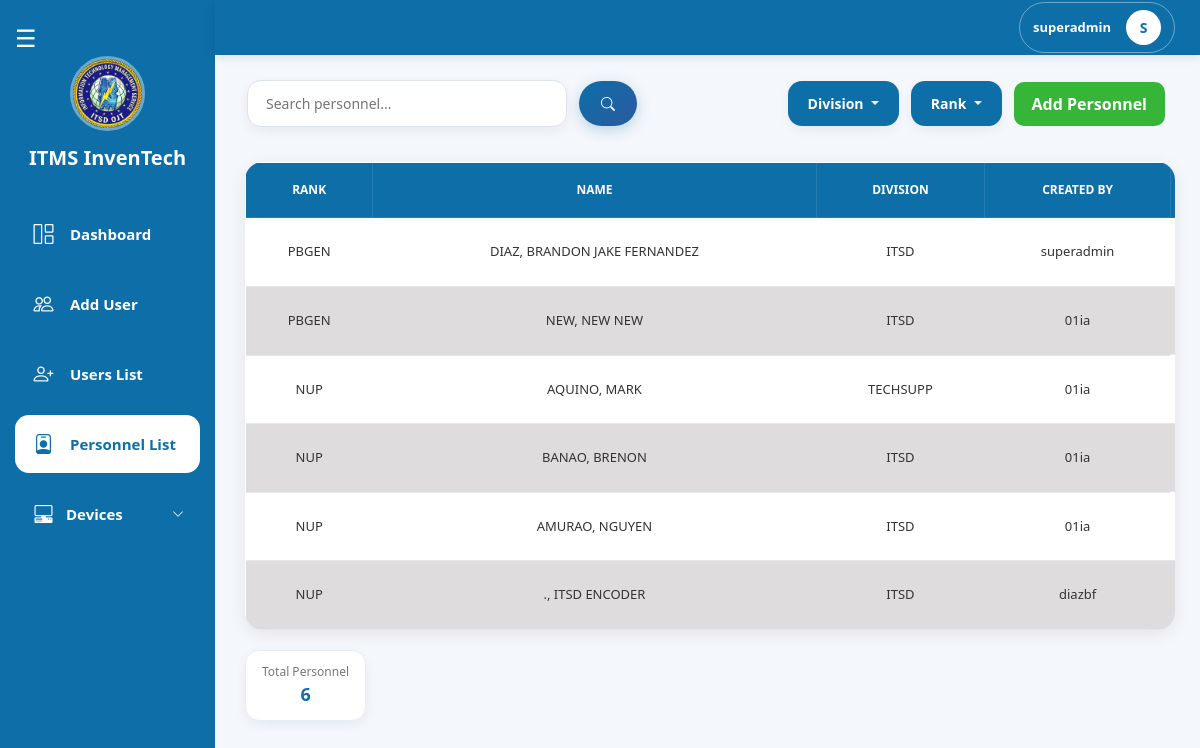
The page /pages/superadmin/personnel_list.php (signed in) on the database as committed earlier.
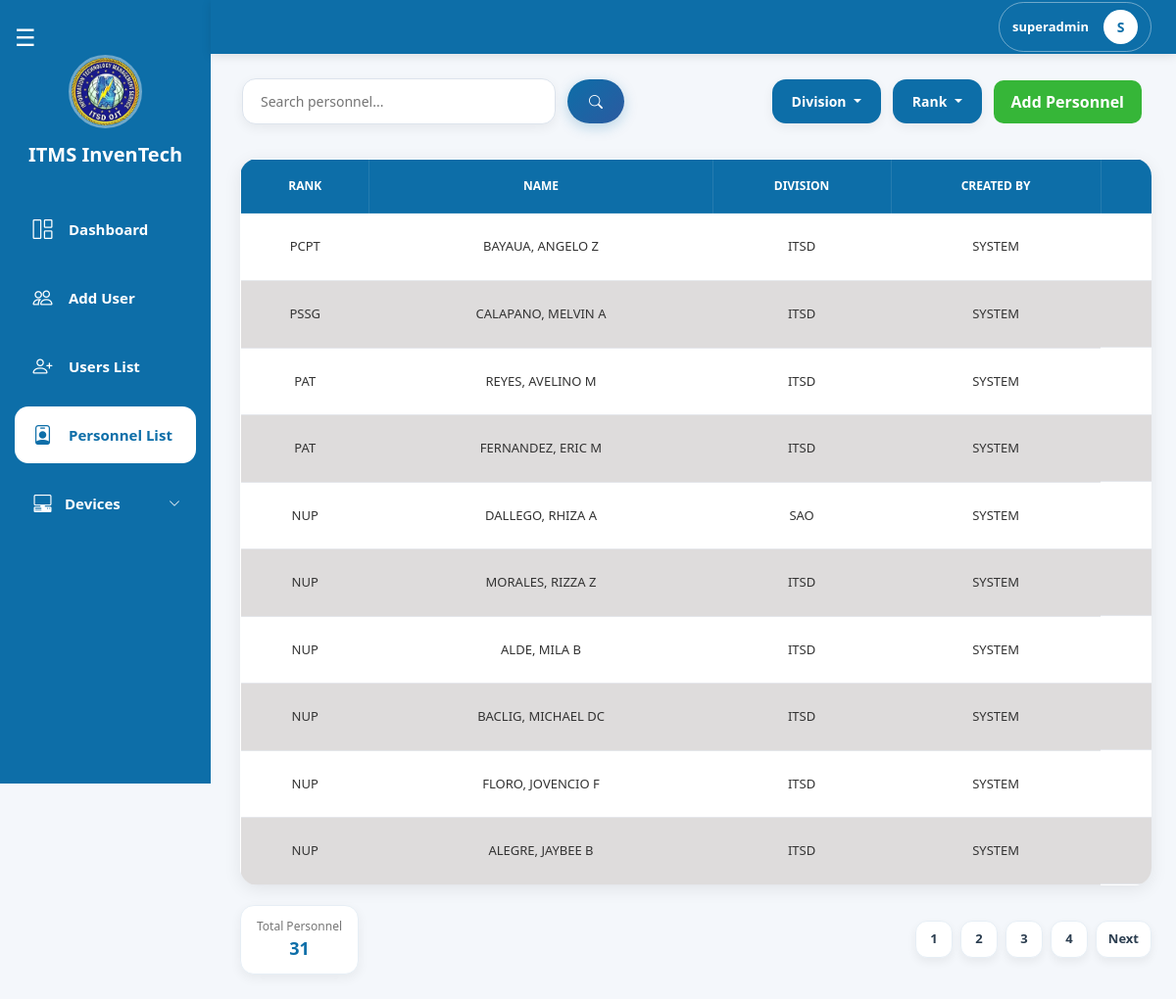
The same page on the database as committed later.
### tables this page shows
CREATE TABLE `personnels` (
  `id` int(11) NOT NULL,
  `division_id` int(11) NOT NULL,
  `rank_id` int(11) NOT NULL,
  `first_name` varchar(255) NOT NULL,
  `middle_name` varchar(255) DEFAULT NULL,
  `last_name` varchar(255) NOT NULL,
  `created_by` int(11) NOT NULL,
  `is_active` tinyint(1) NOT NULL DEFAULT 1
);

CREATE TABLE `ranks` (
  `id` int(11) NOT NULL,
  `rank` varchar(255) NOT NULL,
  `sort_order` int(11) DEFAULT 999
);

CREATE TABLE `divisions` (
  `id` int(11) NOT NULL,
  `division` varchar(100) NOT NULL
);

CREATE TABLE `users` (
  `id` int(11) NOT NULL,
  `role_id` int(11) NOT NULL,
  `division_id` int(11) NOT NULL,
  `email` varchar(255) NOT NULL,
  `password` varchar(255) NOT NULL,
  `rank_id` int(11) NOT NULL,
  `first_name` varchar(255) NOT NULL,
  `middle_name` varchar(255) DEFAULT NULL,
  `last_name` varchar(255) NOT NULL,
  `username` varchar(255) NOT NULL,
  `is_active` tinyint(1) NOT NULL DEFAULT 1,
  `creator_user_id` int(11) NOT NULL,
  `created_date` date NOT NULL DEFAULT current_timestamp(),
  `last_update_at` date DEFAULT NULL
);

### pages/superadmin/personnel_list.php (the view, shortened to what the changed rows need)
<?php
include("../../config/db.php");
$limit  = 10;
$page   = max(1, (int)($_GET['page'] ?? 1));
$offset = ($page - 1) * $limit;
$search          = trim($_GET['search'] ?? '');
$rankFilters     = array_filter(array_map('intval', (array)($_GET['ranks']     ?? [])));
$divisionFilters = array_filter(array_map('intval', (array)($_GET['divisions'] ?? [])));
$activeFilter    = isset($_GET['is_active']) && $_GET['is_active'] !== '' ? (int)$_GET['is_active'] : '';
$sql = "
    SELECT p.id, p.division_id, p.rank_id,
        p.first_name, p.middle_name, p.last_name, p.is_active,
        u.username AS created_by_username,
        TRIM(CONCAT(p.last_name, ', ', IFNULL(p.first_name,''), ' ',p.middle_name )) AS full_name,
        d.division AS division_name,
        r.rank     AS rank_name,
        rl.role_name AS created_by_name
    FROM personnels p
    LEFT JOIN divisions d ON p.division_id = d.id
    LEFT JOIN ranks r     ON p.rank_id     = r.id
    LEFT JOIN users u     ON p.created_by  = u.id
    LEFT JOIN roles rl    ON u.role_id     = rl.id
    WHERE p.is_active = 1
";
$params = [];
$types = '';
$isFiltering = $search !== '' || !empty($rankFilters) || !empty($divisionFilters) || $activeFilter !== '';
$totalPersonnels = (int)$conn->query("SELECT COUNT(*) AS total FROM personnels WHERE is_active = 1")->fetch_assoc()['total'];
$countStmt = $conn->prepare("SELECT COUNT(*) AS total FROM ($sql) t");
$countStmt->execute();
$totalFiltered = (int)$countStmt->get_result()->fetch_assoc()['total'];
$totalPages    = (int)ceil($totalFiltered / $limit);
$displayTotal  = $isFiltering ? $totalFiltered : $totalPersonnels;
$sql .= " ORDER BY r.id DESC, p.id DESC LIMIT ? OFFSET ?";
$params[] = $limit;
$params[] = $offset;
$types .= 'ii';
$stmt = $conn->prepare($sql);
$stmt->bind_param($types, ...$params);
$stmt->execute();
$result = $stmt->get_result();
$rows = [];
while ($row = $result->fetch_assoc()) $rows[] = $row;
?>
<!DOCTYPE html>
<html lang="en">
<head>
    <link href="https://cdn.jsdelivr.net/npm/bootstrap@5.3.2/dist/css/bootstrap.min.css" rel="stylesheet">
    <link rel="stylesheet" href="https://cdn.jsdelivr.net/npm/bootstrap-icons@1.11.3/font/bootstrap-icons.min.css">
    <link rel="stylesheet" href="../superadmin/css/super_admin.css">
    <link rel="stylesheet" href="css/superadmin_navbar.css">
    <link rel="stylesheet" href="./css/superadmin_sidebar.css">
</head>
<body>
    <?php include 'superadmin_sidebar.php'; ?>
    <div class="contenttable">
        <div class="table-container">
            <table class="users-table" id="personnelsTable">
                <thead>
                    <tr>
                        <th>RANK</th>
                        <th>NAME</th>
                        <th>DIVISION</th>
                        <th>CREATED BY</th>
                        <th>ACTION</th>
                    </tr>
                </thead>
                <tbody id="personnelsTableBody">
                    <?php if (!empty($rows)): ?>
                        <?php foreach ($rows as $row): ?>
                            <tr id="row-<?= $row['id'] ?>">
                                <td><?= htmlspecialchars($row['rank_name']          ?? 'N/A') ?></td>
                                <td><?= htmlspecialchars($row['full_name']) ?></td>
                                <td><?= htmlspecialchars($row['division_name']       ?? 'N/A') ?></td>
                                <td><?= htmlspecialchars($row['created_by_username'] ?? 'SYSTEM') ?></td>
                                <td class="action-buttons">
                                </td>
                            </tr>
                        <?php endforeach; ?>
                    <?php else: ?>
                        <tr id="noDataRow">
                            <td colspan="5" class="text-center py-3">No personnel found.</td>
                        </tr>
                    <?php endif; ?>
                </tbody>
            </table>
        </div>
        <div class="table-footer">
            <div class="user-stats">
                <div class="stat-box total">
                    <span class="label">Total Personnel</span>
                    <span class="value" id="totalPersonnelCount"><?= $displayTotal ?></span>
                </div>
            </div>
            <?php if ($totalPages > 1):
                $pb = http_build_query(['search' => $search, 'ranks' => $rankFilters, 'divisions' => $divisionFilters, 'is_active' => $activeFilter]); ?>
                <div class="pagination">
                    <?php for ($i = 1; $i <= $totalPages; $i++): ?>
                        <a href="?page=<?= $i ?>&<?= $pb ?>" class="<?= $i === $page ? 'active-page' : '' ?>"><?= $i ?></a>
                    <?php endfor; ?>
                    <?php if ($page < $totalPages): ?><a href="?page=<?= $page + 1 ?>&<?= $pb ?>">Next</a><?php endif; ?>
                </div>
            <?php endif; ?>
        </div>
    </div>
</body>
</html>

Rows that differ between the two databases and show on the page:
no longer on this page (row edited): personnels: rank.rank "PBGEN", full_name "DIAZ, BRANDON JAKE FERNANDEZ", division.division "ITSD", users.username "superadmin"
no longer on this page (row edited): personnels: rank.rank "PBGEN", full_name "NEW, NEW NEW", division.division "ITSD", users.username "01ia"
no longer on this page (row edited): personnels: rank.rank "NUP", full_name "AQUINO, MARK", division.division "TECHSUPP", users.username "01ia"
no longer on this page (row edited): personnels: rank.rank "NUP", full_name "BANAO, BRENON", division.division "ITSD", users.username "01ia"
no longer on this page (row edited): personnels: rank.rank "NUP", full_name "AMURAO, NGUYEN", division.division "ITSD", users.username "01ia"
no longer on this page (row edited): personnels: rank.rank "NUP", full_name "., ITSD ENCODER", division.division "ITSD", users.username "diazbf"
added personnels: rank.rank "PCPT", full_name "BAYAUA, ANGELO Z", division.division "ITSD", created_by_username "SYSTEM"
added personnels: rank.rank "PSSG", full_name "CALAPANO, MELVIN A", division.division "ITSD", created_by_username "SYSTEM"
added personnels: rank.rank "PAT", full_name "REYES, AVELINO M", division.division "ITSD", created_by_username "SYSTEM"
added personnels: rank.rank "PAT", full_name "FERNANDEZ, ERIC M", division.division "ITSD", created_by_username "SYSTEM"
added personnels: rank.rank "NUP", full_name "DALLEGO, RHIZA A", division.division "SAO", created_by_username "SYSTEM"
added personnels: rank.rank "NUP", full_name "MORALES, RIZZA Z", division.division "ITSD", created_by_username "SYSTEM"
added personnels: rank.rank "NUP", full_name "ALDE, MILA B", division.division "ITSD", created_by_username "SYSTEM"
added personnels: rank.rank "NUP", full_name "BACLIG, MICHAEL DC", division.division "ITSD", created_by_username "SYSTEM"
added personnels: rank.rank "NUP", full_name "FLORO, JOVENCIO F", division.division "ITSD", created_by_username "SYSTEM"
added personnels: rank.rank "NUP", full_name "ALEGRE, JAYBEE B", division.division "ITSD", created_by_username "SYSTEM"
Other text that changed with them:
$displayTotal: "6" → "31"
new list line: "1"
new list line: "2"
new list line: "3"
new list line: "4"
text now shown: "Next"
